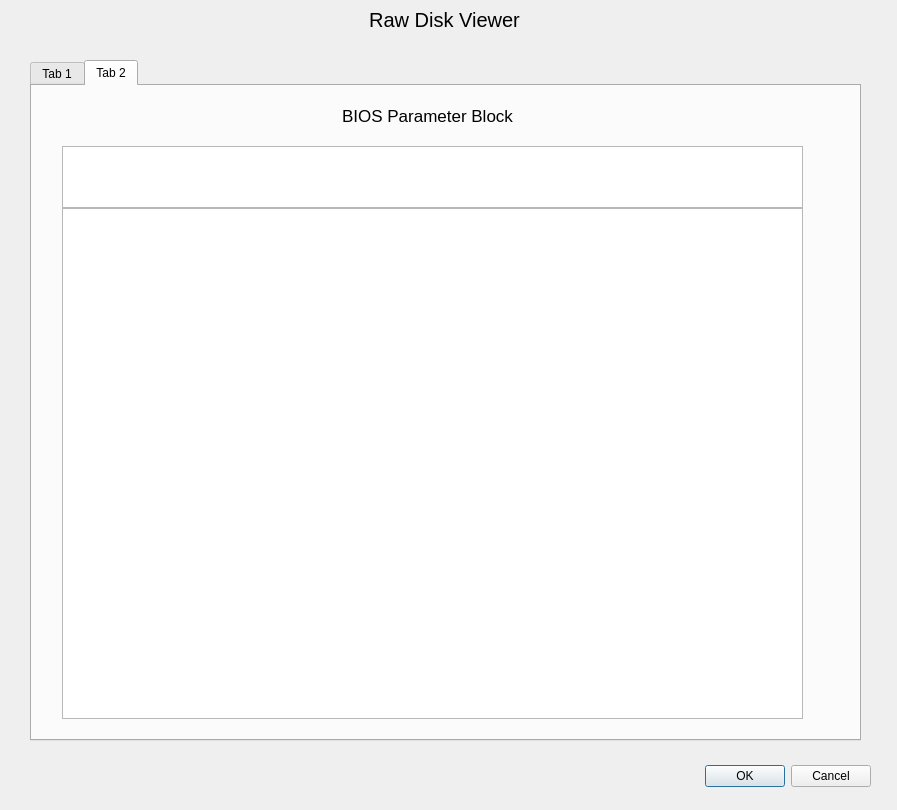
<?xml version="1.0" encoding="UTF-8"?>
<ui version="4.0">
 <class>MainWindow</class>
 <widget class="QMainWindow" name="MainWindow">
  <property name="geometry">
   <rect>
    <x>0</x>
    <y>0</y>
    <width>897</width>
    <height>810</height>
   </rect>
  </property>
  <property name="windowTitle">
   <string>MainWindow</string>
  </property>
  <widget class="QWidget" name="centralwidget">
   <widget class="QLabel" name="disk_list">
    <property name="geometry">
     <rect>
      <x>-1</x>
      <y>0</y>
      <width>891</width>
      <height>40</height>
     </rect>
    </property>
    <property name="font">
     <font>
      <pointsize>15</pointsize>
     </font>
    </property>
    <property name="text">
     <string>Raw Disk Viewer</string>
    </property>
    <property name="alignment">
     <set>Qt::AlignmentFlag::AlignCenter</set>
    </property>
   </widget>
   <widget class="QTabWidget" name="tab_widget">
    <property name="geometry">
     <rect>
      <x>30</x>
      <y>60</y>
      <width>831</width>
      <height>681</height>
     </rect>
    </property>
    <property name="currentIndex">
     <number>1</number>
    </property>
    <widget class="QWidget" name="OpeningTab">
     <attribute name="title">
      <string>Tab 1</string>
     </attribute>
     <widget class="QLabel" name="label_3">
      <property name="geometry">
       <rect>
        <x>10</x>
        <y>20</y>
        <width>781</width>
        <height>19</height>
       </rect>
      </property>
      <property name="font">
       <font>
        <pointsize>13</pointsize>
        <bold>false</bold>
       </font>
      </property>
      <property name="text">
       <string>Select a Disk</string>
      </property>
      <property name="alignment">
       <set>Qt::AlignmentFlag::AlignCenter</set>
      </property>
     </widget>
     <widget class="QTableWidget" name="disk_listing">
      <property name="geometry">
       <rect>
        <x>40</x>
        <y>60</y>
        <width>761</width>
        <height>192</height>
       </rect>
      </property>
      <property name="frameShape">
       <enum>QFrame::Shape::Box</enum>
      </property>
     </widget>
    </widget>
    <widget class="QWidget" name="BootParmBlock">
     <attribute name="title">
      <string>Tab 2</string>
     </attribute>
     <widget class="QLabel" name="BPT_title">
      <property name="geometry">
       <rect>
        <x>30</x>
        <y>20</y>
        <width>731</width>
        <height>20</height>
       </rect>
      </property>
      <property name="font">
       <font>
        <pointsize>13</pointsize>
        <bold>false</bold>
       </font>
      </property>
      <property name="text">
       <string>BIOS Parameter Block</string>
      </property>
      <property name="alignment">
       <set>Qt::AlignmentFlag::AlignCenter</set>
      </property>
     </widget>
     <widget class="QTableWidget" name="bpb_table">
      <property name="geometry">
       <rect>
        <x>30</x>
        <y>122</y>
        <width>741</width>
        <height>511</height>
       </rect>
      </property>
     </widget>
     <widget class="QTableWidget" name="bpb_titles">
      <property name="geometry">
       <rect>
        <x>30</x>
        <y>60</y>
        <width>741</width>
        <height>62</height>
       </rect>
      </property>
     </widget>
    </widget>
   </widget>
   <widget class="QDialogButtonBox" name="buttonBox">
    <property name="geometry">
     <rect>
      <x>530</x>
      <y>760</y>
      <width>341</width>
      <height>32</height>
     </rect>
    </property>
    <property name="orientation">
     <enum>Qt::Orientation::Horizontal</enum>
    </property>
    <property name="standardButtons">
     <set>QDialogButtonBox::StandardButton::Cancel|QDialogButtonBox::StandardButton::Ok</set>
    </property>
   </widget>
  </widget>
 </widget>
 <resources/>
 <connections/>
</ui>
